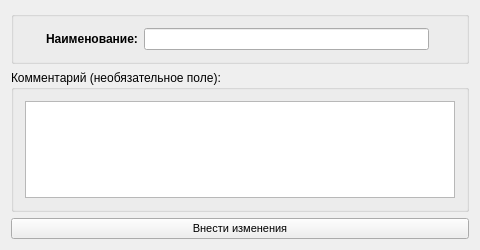
<?xml version="1.0" encoding="UTF-8"?>
<ui version="4.0">
 <class>EditBaseForm</class>
 <widget class="QWidget" name="EditBaseForm">
  <property name="geometry">
   <rect>
    <x>0</x>
    <y>0</y>
    <width>480</width>
    <height>250</height>
   </rect>
  </property>
  <property name="minimumSize">
   <size>
    <width>480</width>
    <height>250</height>
   </size>
  </property>
  <property name="windowTitle">
   <string>Добавление (изменение) данных</string>
  </property>
  <property name="windowIcon">
   <iconset resource="../DSV.qrc">
    <normaloff>:/images/add.png</normaloff>:/images/add.png</iconset>
  </property>
  <property name="styleSheet">
   <string notr="true"/>
  </property>
  <layout class="QVBoxLayout" name="verticalLayout">
   <item>
    <widget class="QGroupBox" name="requiredBox">
     <property name="title">
      <string/>
     </property>
     <layout class="QGridLayout" name="gridLayout_2">
      <item row="0" column="1">
       <widget class="QLabel" name="nameText">
        <property name="font">
         <font>
          <weight>75</weight>
          <bold>true</bold>
         </font>
        </property>
        <property name="text">
         <string>Наименование:</string>
        </property>
       </widget>
      </item>
      <item row="0" column="2">
       <widget class="QLineEdit" name="txtName">
        <property name="maxLength">
         <number>64</number>
        </property>
       </widget>
      </item>
      <item row="0" column="0">
       <widget class="QLabel" name="nameMessage">
        <property name="sizePolicy">
         <sizepolicy hsizetype="Fixed" vsizetype="Fixed">
          <horstretch>0</horstretch>
          <verstretch>0</verstretch>
         </sizepolicy>
        </property>
        <property name="minimumSize">
         <size>
          <width>15</width>
          <height>15</height>
         </size>
        </property>
        <property name="toolTip">
         <string>&lt;!DOCTYPE HTML PUBLIC &quot;-//W3C//DTD HTML 4.0//EN&quot; &quot;http://www.w3.org/TR/REC-html40/strict.dtd&quot;&gt;
&lt;html&gt;&lt;head&gt;&lt;meta name=&quot;qrichtext&quot; content=&quot;1&quot; /&gt;&lt;style type=&quot;text/css&quot;&gt;
p, li { white-space: pre-wrap; }
&lt;/style&gt;&lt;/head&gt;&lt;body style=&quot; font-family:'MS Shell Dlg 2'; font-size:8.25pt; font-weight:400; font-style:normal;&quot;&gt;
&lt;p style=&quot; margin-top:0px; margin-bottom:0px; margin-left:0px; margin-right:0px; -qt-block-indent:0; text-indent:0px;&quot;&gt;&lt;span style=&quot; font-size:8pt; font-weight:600;&quot;&gt;1. Наименование не должно быть пустым.&lt;/span&gt;&lt;/p&gt;
&lt;p style=&quot; margin-top:0px; margin-bottom:0px; margin-left:0px; margin-right:0px; -qt-block-indent:0; text-indent:0px;&quot;&gt;&lt;span style=&quot; font-size:8pt; font-weight:600;&quot;&gt;2. Разрешены кириллица и латиница, знак нижнего подчеркивания (_) и дефис (-).&lt;/span&gt;&lt;/p&gt;
&lt;p style=&quot; margin-top:0px; margin-bottom:0px; margin-left:0px; margin-right:0px; -qt-block-indent:0; text-indent:0px;&quot;&gt;&lt;span style=&quot; font-size:8pt; font-weight:600;&quot;&gt;3. Ограничение на длину - не более 64 символов.&lt;/span&gt;&lt;/p&gt;&lt;/body&gt;&lt;/html&gt;</string>
        </property>
        <property name="text">
         <string/>
        </property>
        <property name="pixmap">
         <pixmap resource="../DSV.qrc">:/images/modify.png</pixmap>
        </property>
       </widget>
      </item>
      <item row="0" column="3">
       <widget class="QLabel" name="nameStatus">
        <property name="sizePolicy">
         <sizepolicy hsizetype="Fixed" vsizetype="Fixed">
          <horstretch>0</horstretch>
          <verstretch>0</verstretch>
         </sizepolicy>
        </property>
        <property name="minimumSize">
         <size>
          <width>20</width>
          <height>20</height>
         </size>
        </property>
        <property name="text">
         <string/>
        </property>
        <property name="pixmap">
         <pixmap resource="../DSV.qrc">:/images/error.png</pixmap>
        </property>
       </widget>
      </item>
     </layout>
    </widget>
   </item>
   <item>
    <widget class="QGroupBox" name="pnlComment">
     <property name="title">
      <string>Комментарий (необязательное поле):</string>
     </property>
     <layout class="QGridLayout" name="gridLayout">
      <item row="0" column="0">
       <widget class="QTextEdit" name="txtComment"/>
      </item>
     </layout>
    </widget>
   </item>
   <item>
    <widget class="QPushButton" name="cmdSave">
     <property name="font">
      <font>
       <family>MS Shell Dlg 2</family>
       <pointsize>8</pointsize>
      </font>
     </property>
     <property name="text">
      <string>Внести изменения</string>
     </property>
     <property name="icon">
      <iconset resource="../DSV.qrc">
       <normaloff>:/images/add.png</normaloff>:/images/add.png</iconset>
     </property>
     <property name="iconSize">
      <size>
       <width>24</width>
       <height>24</height>
      </size>
     </property>
    </widget>
   </item>
  </layout>
 </widget>
 <layoutdefault spacing="6" margin="11"/>
 <resources>
  <include location="../DSV.qrc"/>
 </resources>
 <connections/>
</ui>
